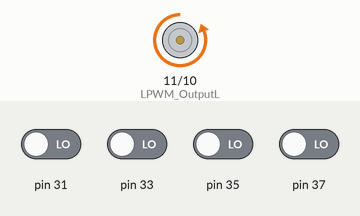
This sketch was run on a simulated Arduino Uno, built with avr-gcc and run on an emulated ATmega328P. On the bench: motor-driver pin pairs drawn as motors (green arrow = first pin HIGH = forward, orange = second pin HIGH = backward, longer = more drive). Inputs (shaded band) come from the test bench; at power-on: pin 31, pin 33, pin 35, pin 37 LOW. What the sketch prints to the serial monitor is not drawn.

Above: at 0.2 s.
Timing chart, 0 to 1.7 s (numbered marks = the images above):
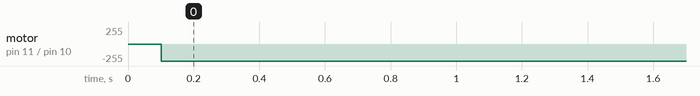

The sketch:

Its_A_Robot_1.3.ino
```cpp
// Read the ReadMe :D its helpful

int ch1, ch2, ch3, ch4, ch5, ch6, ch7, ch8, ch9, ch10, ch11, ch12; //Define Integers for RC Remote
int buttonPad = 0;  // variable to store the value coming from the buttonPad
int button; //I Mean, its a button. Its pretty Self Explanatory
int sensorPin = A0; //This is actually the button Pad Input
int a1Mode; //Mode or DeviceID of Acc port 1
int a2Mode; //Mode or DeviceID of acc port 2
int bWait = 200; //Time to wait after button press
int hLightState = 0;
int RPWM_OutputR = 5; // Arduino PWM output pin 5; connect to IBT-2 pin 1 (RPWM) This is for the Right Motor
int LPWM_OutputR = 6; // Arduino PWM output pin 6; connect to IBT-2 pin 2 (LPWM) This is for the Right Motor
int RPWM_OutputL = 10; // Arduino PWM output pin 10; connect to IBT-2 pin 1 (RPWM) This is for the Left Motor
int LPWM_OutputL = 11; // Arduino PWM output pin 11; connect to IBT-2 pin 2 (LPWM) This is for the Left Motor
int headLights = 13; //set PWM Output for headlights
//Joystick input variables
  int joyXValue = 0;
  int joyYValue = 0;
  int joyValueMax = 2000;
  int joyValueMin = 1000;
  int joyValueMid = 1500;
  int joyValueMidUpper = joyValueMid + 100;
  int joyValueMidLower = joyValueMid - 100;

  //DC motor variables
  int speedFwd = 0;
  int speedTurn = 0;
  int speedLeft = 0;
  int speedRight = 0;
  byte motorSpeedMax = 255;
  byte motorSpeedMin = 0; //set to smallest value that make motor move (default 0)

void setup() {
  pinMode(8, INPUT);
  pinMode(9, INPUT);
  pinMode(10, INPUT);
  Serial.begin(9600); // I like Serial, It tastes good :D
}

void loop() {
  remoteCheck();
  //remoteStatus(); // If im checking the remote status Ill want to do it in real time, I put it in a fuction
  steering();
  motor2();
  // Because it will commented out most of the time
}


void setA1() {   //Set Accessory #1 Function
  Serial.println("Please Select A1 Mode");
  button = 0;
  while (button == 0) {
    buttonSet();
    a1Mode = button;
  }
  Serial.print("a1Mode: ");
  Serial.println(a1Mode);
  delay(bWait);
  return;
}
void setA2() {  //Set Accessory #2 Function
  Serial.println("Please Select A2 Mode");
  button = 0;
  while (button == 0) {
    buttonSet();
    a2Mode = button;
  }
  Serial.print("a2Mode: ");
  Serial.println(a2Mode);

  delay(bWait);
  return;
}
void statusCheck() {   //Just a simple function that reports the Status of everything SUPER HANDY
  Serial.println("DEVICE STATUS CHECK");
  Serial.print("A1 Mode: ");
  Serial.println(a1Mode);
  Serial.print("A2 Mode: ");
  Serial.println(a2Mode);
  Serial.print("Headlights: ");
  Serial.println(hLightState);
  button = 0;
  return;
}

void motor1()  //Controls the Right Motor
{
    if (speedRight < 0)
    {
      // reverse rotation
      analogWrite(LPWM_OutputR, 0);
      analogWrite(RPWM_OutputR, -(speedRight));
    }
    else
    {
      // forward rotation
      analogWrite(LPWM_OutputR, speedRight);
      analogWrite(RPWM_OutputR, 0);
    }

  return;
}
void motor2(){  //Controls the Left Motor
    if (speedLeft < 0)
    {
      // reverse rotation
      analogWrite(LPWM_OutputL, 0);
      analogWrite(RPWM_OutputL, -(speedLeft));
    }
    else
    {
      // forward rotation
      analogWrite(LPWM_OutputL, speedLeft);
      analogWrite(RPWM_OutputL, 0);
    }

  return;
}
void hLights() {
  if (hLightState < 1) { // Just makes it so I can do On/Off with 1 Button, Neat huh?
    hLightState = 1000; //Sets Brightness to 100%
    Serial.println("Lights: On");  //Honestly My serial prints are basically my comments, I mean just read those :D
  } else {
    hLightState = 0;
    Serial.println("Lights: Off");
  }
  analogWrite(headLights, hLightState);
  button = 0;
  delay(bWait);
  return;
}


void remoteCheck() {

  ch1 = pulseIn(31, HIGH, 25000);
  ch2 = pulseIn(33, HIGH, 25000);
  ch3 = pulseIn(35, HIGH, 25000);
  ch4 = pulseIn(37, HIGH, 25000);
  /*
  ch5 = pulseIn(39, HIGH, 25000);
  ch6 = pulseIn(41, HIGH, 25000);
  ch7 = pulseIn(43, HIGH, 25000);
  ch8 = pulseIn(45, HIGH, 25000);
  ch9 = pulseIn(47, HIGH, 25000);
  ch10 = pulseIn(49, HIGH, 25000);
  ch11 = pulseIn(51, HIGH, 25000);
  ch12 = pulseIn(53, HIGH, 25000);

  */

  return;
}
void remoteStatus() {

  Serial.print("Channel 1:"); // Print the value of
  Serial.println(ch1);        // each channel

    Serial.print("Channel 2:");
    Serial.println(ch2);
    Serial.print("Channel 3:");
    Serial.println(ch3);

    Serial.print("Channel 4:");
    Serial.println(ch4);
    Serial.print("Channel 5:");
    Serial.println(ch5);
    Serial.print("Channel 6:");
    Serial.println(ch6);
    Serial.print("Channel 7:");
    Serial.println(ch7);
    Serial.print("Channel 8:");
    Serial.println(ch8);
    Serial.print("Channel 9:");
    Serial.println(ch9);
    Serial.print("Channel 10:");
    Serial.println(ch10);
    Serial.print("Channel 11:");
    Serial.println(ch11);
    Serial.print("Channel 12:");
    Serial.println(ch12);

  return;

}
void buttonSet() {  //Analog pad cant easily be mapped from 0,1023 to 1,16 so I had to make this..... Yea......
  // On a side note I got this 16 button pad, works on 3 wires, its super amazing, especially for prototyping and testing
  // Yea, I have conversations in my code, deal with it B)   (Also I use Emojis :D)
  buttonPad = analogRead(sensorPin);
  while (buttonPad > 100) {
    if (buttonPad > 230 && buttonPad < 246) {
      button = 16;
    }
    else if (buttonPad > 270 && buttonPad < 284) {
      button = 15;
    }
    else if (buttonPad > 320 && buttonPad < 340) {
      button = 14;
    }
    else if (buttonPad > 400 && buttonPad < 420) {
      button = 13;
    }
    else if (buttonPad > 435 && buttonPad < 445) {
      button = 12;
    }
    else if (buttonPad > 455 && buttonPad < 465) {
      button = 11;
    }
    else if (buttonPad > 477 && buttonPad < 487) {
      button = 10;
    }
    else if (buttonPad > 502 && buttonPad < 522) {
      button = 9;
    }
    else if (buttonPad > 560 && buttonPad < 580) {
      button = 8;
    }
    else if (buttonPad > 590 && buttonPad < 610) {
      button = 7;
    }
    else if (buttonPad > 630 && buttonPad < 650) {
      button = 6;
    }
    else if (buttonPad > 670 && buttonPad < 680) {
      button = 5;
    }
    else if (buttonPad > 770 && buttonPad < 790) {
      button = 4;
    }
    else if (buttonPad > 840 && buttonPad < 860) {
      button = 3;
    }
    else if (buttonPad > 920 && buttonPad < 940) {
      button = 2;
    }
    else if (buttonPad > 1013 && buttonPad < 1084) {
      button = 1;
    }
    delay(bWait);
    return;
  }
}

void steering() {


// Y = Turn X = forward

    joyXValue = ch2;
    joyYValue = ch4;


    if (joyYValue > joyValueMidUpper) //forward
    {
      speedFwd = map(joyYValue, joyValueMidUpper, joyValueMax, motorSpeedMin, motorSpeedMax);
    }
    else if (joyYValue < joyValueMidLower) //backward
    {
      speedFwd = map(joyYValue, joyValueMidLower, joyValueMin, -motorSpeedMin, -motorSpeedMax);
    }
    else
    {
      speedFwd = 0;
    }

    if (joyXValue > joyValueMidUpper) //right
    {
      speedTurn = map(joyXValue, joyValueMidUpper, joyValueMax, motorSpeedMin, motorSpeedMax);
    }
    else if (joyXValue < joyValueMidLower) //left
    {
      speedTurn = map(joyXValue, joyValueMidLower, joyValueMin, -motorSpeedMin, -motorSpeedMax);
    }
    else
    {
      speedTurn = 0;
    }

    speedLeft = speedFwd + speedTurn;
    speedRight = speedFwd - speedTurn;
    speedLeft = constrain(speedLeft, -255, 255);
    speedRight = constrain(speedRight, -255, 255);

    Serial.print(speedLeft);
    Serial.print("  ");
    Serial.println();


}
```

Measured:
- by itself, motor on pin 11 (LPWM_OutputL) / pin 10 (RPWM_OutputL): stopped → backward 255/255 at 0.10 s
